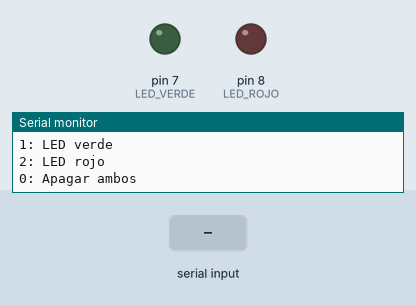
Bench run of a sketch on a simulated Arduino Uno, built with avr-gcc and run on an emulated ATmega328P. On the bench: output pins drawn as LEDs (lit = HIGH), the last lines printed to the serial monitor. The inputs (shaded band) are chosen by the test bench.

Above: at 1.2 s.
1.3 s: "1\n" received over the second serial link
At 2.5 s:
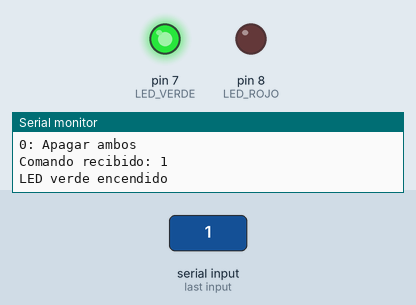
2.8 s: "2\n" received over the second serial link
At 3.6 s:
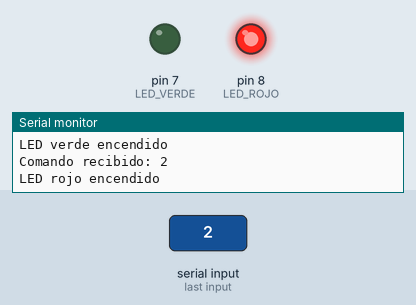
4.3 s: "0\n" received over the second serial link
At 4.8 s:
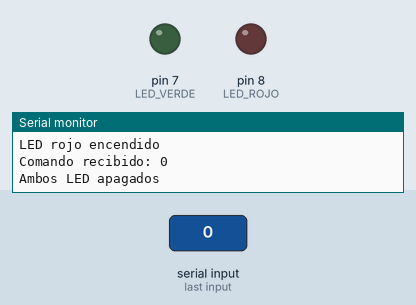
Timing chart, 0 to 7.3 s (numbered marks = the images above; inputs shaded):
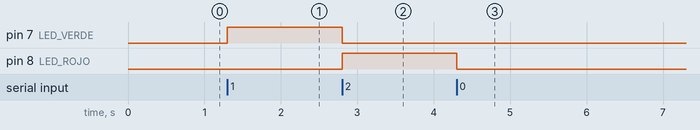

The sketch:

main.ino
```cpp
/*
 * Proyecto: Control de LED mediante Bluetooth
 * Autor: Juan Camilo Velandia
 * Plataforma: Arduino UNO
 * Modulo: HC-05
 *
 * Comandos:
 * 1 = Encender LED verde
 * 2 = Encender LED rojo
 * 0 = Apagar ambos LED
 */

#include <SoftwareSerial.h>

// Comunicacion Bluetooth: RX, TX
SoftwareSerial Bluetooth(2, 3);

// Pines de los LED
const int LED_VERDE = 7;
const int LED_ROJO = 8;

void setup() {

  // Configurar los LED como salidas
  pinMode(LED_VERDE, OUTPUT);
  pinMode(LED_ROJO, OUTPUT);

  // Iniciar comunicacion serial
  Serial.begin(9600);

  // Iniciar comunicacion con HC-05
  Bluetooth.begin(9600);

  // Estado inicial
  digitalWrite(LED_VERDE, LOW);
  digitalWrite(LED_ROJO, LOW);

  Serial.println("Sistema Bluetooth iniciado");
  Serial.println("1: LED verde");
  Serial.println("2: LED rojo");
  Serial.println("0: Apagar ambos");

  Bluetooth.println("Arduino conectado");
  Bluetooth.println("1: Verde | 2: Rojo | 0: Apagar");
}

void loop() {

  // Verificar si llego un comando Bluetooth
  if (Bluetooth.available() > 0) {

    char comando = Bluetooth.read();

    // Ignorar saltos de linea
    if (comando == '\n' || comando == '\r') {
      return;
    }

    Serial.print("Comando recibido: ");
    Serial.println(comando);

    switch (comando) {

      case '1':

        digitalWrite(LED_VERDE, HIGH);
        digitalWrite(LED_ROJO, LOW);

        Bluetooth.println("LED verde encendido");
        Serial.println("LED verde encendido");

        break;

      case '2':

        digitalWrite(LED_VERDE, LOW);
        digitalWrite(LED_ROJO, HIGH);

        Bluetooth.println("LED rojo encendido");
        Serial.println("LED rojo encendido");

        break;

      case '0':

        digitalWrite(LED_VERDE, LOW);
        digitalWrite(LED_ROJO, LOW);

        Bluetooth.println("Ambos LED apagados");
        Serial.println("Ambos LED apagados");

        break;

      default:

        Bluetooth.println("Comando no valido");
        Serial.println("Comando no valido");

        break;
    }
  }
}
```

Measured:
- after the input at 1.3 s, pin 7 (LED_VERDE): LOW → HIGH at once
- after the input at 2.8 s, pin 7 (LED_VERDE): HIGH → LOW at once; pin 8 (LED_ROJO): LOW → HIGH at once
- after the input at 4.3 s, pin 8 (LED_ROJO): HIGH → LOW at once
